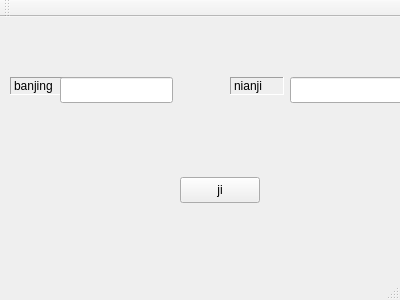
<?xml version="1.0" encoding="UTF-8"?>
<ui version="4.0">
 <class>MainWindow</class>
 <widget class="QMainWindow" name="MainWindow">
  <property name="geometry">
   <rect>
    <x>0</x>
    <y>0</y>
    <width>400</width>
    <height>300</height>
   </rect>
  </property>
  <property name="windowTitle">
   <string>MainWindow</string>
  </property>
  <widget class="QWidget" name="centralWidget">
   <widget class="QPushButton" name="pushButton">
    <property name="geometry">
     <rect>
      <x>180</x>
      <y>160</y>
      <width>80</width>
      <height>26</height>
     </rect>
    </property>
    <property name="text">
     <string>ji</string>
    </property>
   </widget>
   <widget class="QLabel" name="label">
    <property name="geometry">
     <rect>
      <x>10</x>
      <y>60</y>
      <width>54</width>
      <height>18</height>
     </rect>
    </property>
    <property name="frameShape">
     <enum>QFrame::Panel</enum>
    </property>
    <property name="frameShadow">
     <enum>QFrame::Sunken</enum>
    </property>
    <property name="text">
     <string>banjing</string>
    </property>
   </widget>
   <widget class="QLineEdit" name="lineEdit">
    <property name="geometry">
     <rect>
      <x>60</x>
      <y>60</y>
      <width>113</width>
      <height>26</height>
     </rect>
    </property>
   </widget>
   <widget class="QLabel" name="label_2">
    <property name="geometry">
     <rect>
      <x>230</x>
      <y>60</y>
      <width>54</width>
      <height>18</height>
     </rect>
    </property>
    <property name="frameShape">
     <enum>QFrame::Panel</enum>
    </property>
    <property name="frameShadow">
     <enum>QFrame::Sunken</enum>
    </property>
    <property name="text">
     <string>nianji</string>
    </property>
   </widget>
   <widget class="QLineEdit" name="lineEdit_2">
    <property name="geometry">
     <rect>
      <x>290</x>
      <y>60</y>
      <width>113</width>
      <height>26</height>
     </rect>
    </property>
   </widget>
  </widget>
  <widget class="QMenuBar" name="menuBar">
   <property name="geometry">
    <rect>
     <x>0</x>
     <y>0</y>
     <width>400</width>
     <height>23</height>
    </rect>
   </property>
  </widget>
  <widget class="QToolBar" name="mainToolBar">
   <attribute name="toolBarArea">
    <enum>TopToolBarArea</enum>
   </attribute>
   <attribute name="toolBarBreak">
    <bool>false</bool>
   </attribute>
  </widget>
  <widget class="QStatusBar" name="statusBar"/>
 </widget>
 <layoutdefault spacing="6" margin="11"/>
 <resources/>
 <connections/>
</ui>
